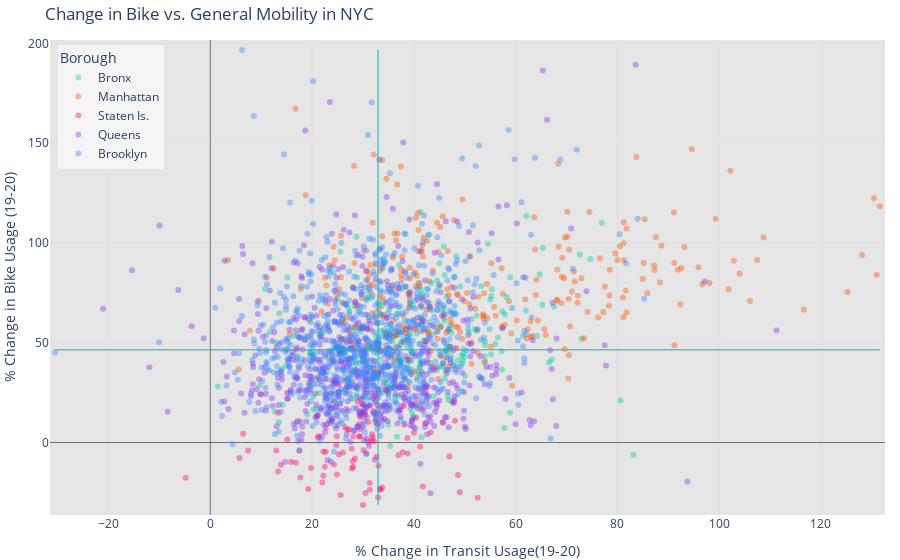

Notebook code cell kept with this figure:
### Code cell
import plotly.graph_objects as go

y = 'bike_change'
x = 'work_change'
colors = ['#00cc9d','#fb5607','#ff006e','#8338ec','#3a86ff']

fig = go.Figure()
for i,n in enumerate(dfo['boro'].unique().tolist()):
    temp = dfo[ dfo['boro'] == n ]

    fig.add_trace(go.Scatter(
        y=temp[y] , x=temp[x],
        mode='markers',
        text = temp['dest'],
        hovertemplate = '<b>%{text}</b><br>Ch. in Transit Usage: %{x:.1f}%<br>Ch. in Bike Usage: %{y:.1f}%<extra></extra>',
        marker_color= colors[i],
        name = n,
        marker=dict(
            #size=temp['mhi']/10000, 
            opacity = 0.4,
            line = dict( width = 0))
            ))

fig.add_shape( # Median X axis
    type="line",line=dict(color="LightSeaGreen",width=1),
    x0=dfo[x].median() , x1=dfo[x].median() , 
    y0=dfo[y].min(), y1=dfo[y].max(),
    )
fig.add_shape( # Median Y axis
    type="line",line=dict(color="LightSeaGreen",width=1),
    x0=dfo[x].min(), x1=dfo[x].max(),
    y0=dfo[y].median(), y1=dfo[y].median(),
    )

fig.update_xaxes( 
    title = '% Change in Transit Usage(19-20)' , 
    showgrid=True, gridwidth=0.25, gridcolor='lightgrey',zerolinecolor='black',zerolinewidth=0.5,
    range=[dfo[x].min()-1 , dfo[x].max()+1 ] )

fig.update_yaxes( 
    title = '% Change in Bike Usage (19-20)' ,
    showgrid=True, gridwidth=0.25, gridcolor='lightgrey',zerolinecolor='black',zerolinewidth=0.5,
    range=[ dfo[y].min()-5 , dfo[y].max()+5 ] )

fig.update_layout(
    legend=dict(
        title = 'Borough',
        yanchor="top" , y=0.99,
        xanchor="left" , x=0.01,
        bgcolor = 'rgba(255,255,255,0.6)'
    ))

fig.update_layout( margin=dict(l=10,r=15,t=40,b=3) , plot_bgcolor = '#e5e5e5' , title = 'Change in Bike vs. General Mobility in NYC')
fig.show()

### Figure 1 — Plotly figure (JSON) as saved in the notebook; plotly's stock layout.template omitted (floating-point values rounded to 4 significant figures; data arrays with more than 128 entries replaced by an {"elided": "..."} marker saying what was removed)
{"data": [{"hovertemplate": "<b>%{text}</b><br>Ch. in Transit Usage: %{x:.1f}%<br>Ch. in Bike Usage: %{y:.1f}%<extra></extra>", "marker": {"color": "#00cc9d", "line": {"width": 0}, "opacity": 0.4}, "mode": "markers", "name": "Bronx", "text": {"elided": "317 str values"}, "type": "scatter", "x": {"elided": "317 float values"}, "y": {"elided": "317 float values"}}, {"hovertemplate": "<b>%{text}</b><br>Ch. in Transit Usage: %{x:.1f}%<br>Ch. in Bike Usage: %{y:.1f}%<extra></extra>", "marker": {"color": "#fb5607", "line": {"width": 0}, "opacity": 0.4}, "mode": "markers", "name": "Manhattan", "text": {"elided": "275 str values"}, "type": "scatter", "x": {"elided": "275 float values"}, "y": {"elided": "275 float values"}}, {"hovertemplate": "<b>%{text}</b><br>Ch. in Transit Usage: %{x:.1f}%<br>Ch. in Bike Usage: %{y:.1f}%<extra></extra>", "marker": {"color": "#ff006e", "line": {"width": 0}, "opacity": 0.4}, "mode": "markers", "name": "Staten Is.", "text": ["36085029102", "36085027702", "36085032300", "36085004700", "36085013201", "36085027706", "36085027900", "36085000300", "36085006700", "36085012200", "36085010500", "36085024800", "36085017700", "36085019800", "36085024700", "36085029103", "36085018100", "36085013400", "36085018901", "36085009602", "36085011202", "36085015602", "36085014607", "36085027704", "36085027301", "36085017012", "36085014700", "36085002100", "36085020100", "36085005000", "36085012804", "36085016901", "36085013302", "36085017600", "36085025100", "36085014100", "36085011402", "36085005900", "36085002900", "36085011401", "36085009601", "36085017005", "36085030302", "36085003900", "36085013204", "36085021300", "36085018701", "36085020801", "36085012500", "36085013800", "36085015100", "36085020700", "36085007000", "36085020804", "36085017300", "36085012806", "36085017007", "36085006400", "36085007400", "36085014606", "36085024402", "36085000900", "36085023100", "36085029104", "36085012100", "36085014604", "36085030301", "36085015601", "36085001700", "36085027302", "36085023900", "36085011201", "36085007500", "36085015603", "36085014605", "36085001100", "36085031902", "36085018702", "36085020803", "36085003600", "36085027705", "36085009700", "36085003300", "36085002700", "36085004000", "36085017008", "36085012805", "36085017009", "36085013301", "36085002001", "36085017010", "36085014608", "36085007700", "36085019700", "36085017011", "36085008100", "36085018902", "36085002002", "36085000600", "36085022300", "36085000700", "36085000800", "36085001800", "36085013203"], "type": "scatter", "x": [41.24, 38.73, 48.09, 12.97, 13.33, 32.8, 17.14, 57.4, 28.93, 24.89, 43.3, 33.37, 22.68, 25.6, 45.66, 32.65, 19.8, 26.46, 26.91, 22.68, 13.33, 17.68, 37.84, 31.05, 42.32, 22.22, 24.29, 48.32, 22.24, 28.62, 29.68, 38.15, 31.02, 19.24, 21.13, 30.03, 29.03, 15.1, 41.58, 31.79, 31.65, 28.09, 29.41, 29.43, 17.5, 42.24, 32.16, 31.35, 40.45, 13.89, 30.11, 40.02, 25.26, 22.01, 29.28, 28.43, 33.04, 46.98, 26.05, 15.87, 30.01, 32.14, 38.02, 31.93, 27.36, 27.83, 28.08, 32.97, 21.1, 24.89, 29.29, 16.81, 21.17, 52.54, 5.748, 32.41, 30.43, 21.38, 41.75, 28.01, 30.64, 27.8, 32.01, 29.81, 39.46, 30.5, 6.457, 33.79, 36.29, 38.79, 33.44, 22.5, 37.12, 48.69, 49.04, 32.85, 29.47, 7.432, 36.96, 15.14, 43.91, 24.75, -4.846, 31.31], "y": [-2.137, 2.248, 10.97, -3.986, 14.93, 9.113, 10.74, 57.38, 20.52, 3.126, 5.138, -23.35, -4.768, -26.26, 10.27, -7.185, -12.76, 7.61, 6.551, 7.216, -14.55, -17.53, -4.886, 0.1281, 25.21, -16.66, -11.02, 47.38, -4.459, 27.72, 15.71, 8.94, 10.23, -23.26, 2.608, 14.87, 7.981, 24.84, 16.33, 4.145, 1.106, -12.31, 2.974, 12.79, -4.068, 9.601, 0.5596, -23.72, 12.45, -11.09, -3.843, 4.837, -5.838, -20.08, 9.245, -7.961, -11.64, -7.022, -5.058, -9.744, -31.33, 37.09, 18.33, 2.514, 6.464, -12.98, 3.009, -27.54, 13.5, -16.01, 3.084, -10.18, 32.64, -27.63, -7.712, 14.32, 13.76, 3.129, -22.06, -9.361, -5.349, -3.158, 15.81, 19.24, 18.79, -25.25, 4.43, -22.51, 32.21, -5.552, -23.66, -12.15, 16.58, -16.25, -24.96, 18.81, 6.821, -4.053, -6.446, 1.481, 36.36, -1.32, -17.72, -20.24]}, {"hovertemplate": "<b>%{text}</b><br>Ch. in Transit Usage: %{x:.1f}%<br>Ch. in Bike Usage: %{y:.1f}%<extra></extra>", "marker": {"color": "#8338ec", "line": {"width": 0}, "opacity": 0.4}, "mode": "markers", "name": "Queens", "text": {"elided": "619 str values"}, "type": "scatter", "x": {"elided": "619 float values"}, "y": {"elided": "619 float values"}}, {"hovertemplate": "<b>%{text}</b><br>Ch. in Transit Usage: %{x:.1f}%<br>Ch. in Bike Usage: %{y:.1f}%<extra></extra>", "marker": {"color": "#3a86ff", "line": {"width": 0}, "opacity": 0.4}, "mode": "markers", "name": "Brooklyn", "text": {"elided": "720 str values"}, "type": "scatter", "x": {"elided": "720 float values"}, "y": {"elided": "720 float values"}}], "layout": {"legend": {"bgcolor": "rgba(255,255,255,0.6)", "title": {"text": "Borough"}, "x": 0.01, "xanchor": "left", "y": 0.99, "yanchor": "top"}, "margin": {"b": 3, "l": 10, "r": 15, "t": 40}, "plot_bgcolor": "#e5e5e5", "shapes": [{"line": {"color": "LightSeaGreen", "width": 1}, "type": "line", "x0": 32.97, "x1": 32.97, "y0": -31.33, "y1": 196.7}, {"line": {"color": "LightSeaGreen", "width": 1}, "type": "line", "x0": -30.5, "x1": 131.6, "y0": 46.45, "y1": 46.45}], "title": {"text": "Change in Bike vs. General Mobility in NYC"}, "xaxis": {"gridcolor": "lightgrey", "gridwidth": 0.25, "range": [-31.5, 132.6], "showgrid": true, "title": {"text": "% Change in Transit Usage(19-20)"}, "zerolinecolor": "black", "zerolinewidth": 0.5}, "yaxis": {"gridcolor": "lightgrey", "gridwidth": 0.25, "range": [-36.33, 201.7], "showgrid": true, "title": {"text": "% Change in Bike Usage (19-20)"}, "zerolinecolor": "black", "zerolinewidth": 0.5}}}
